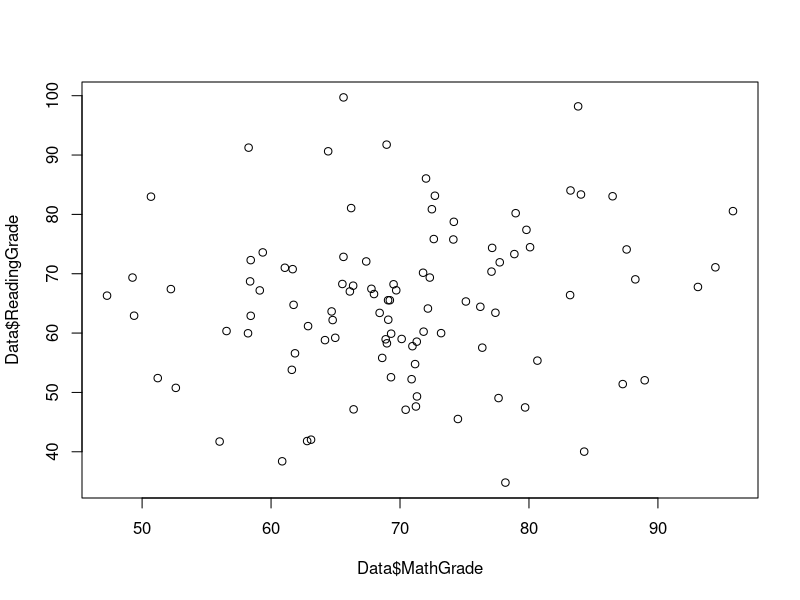
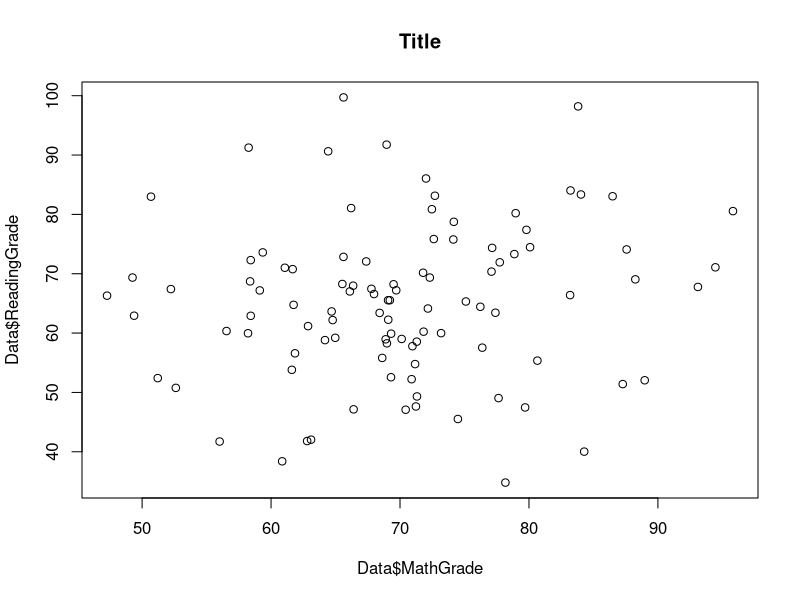
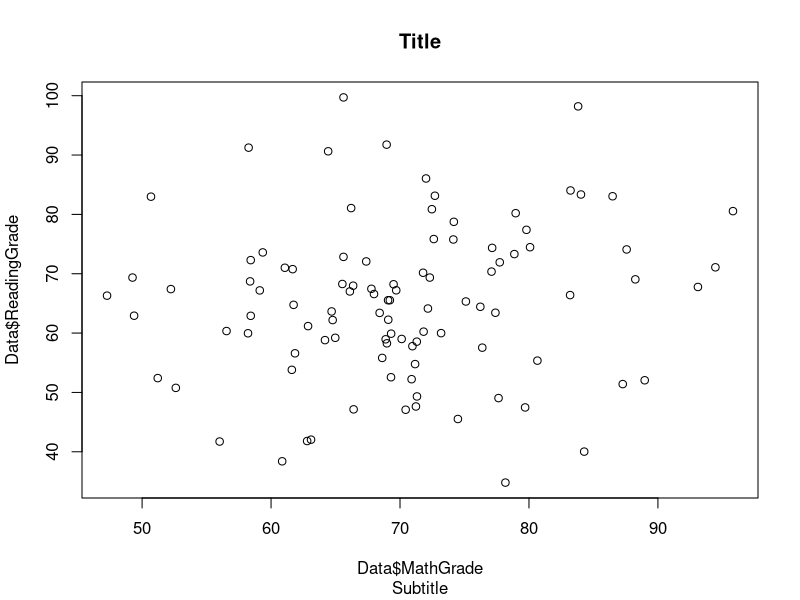
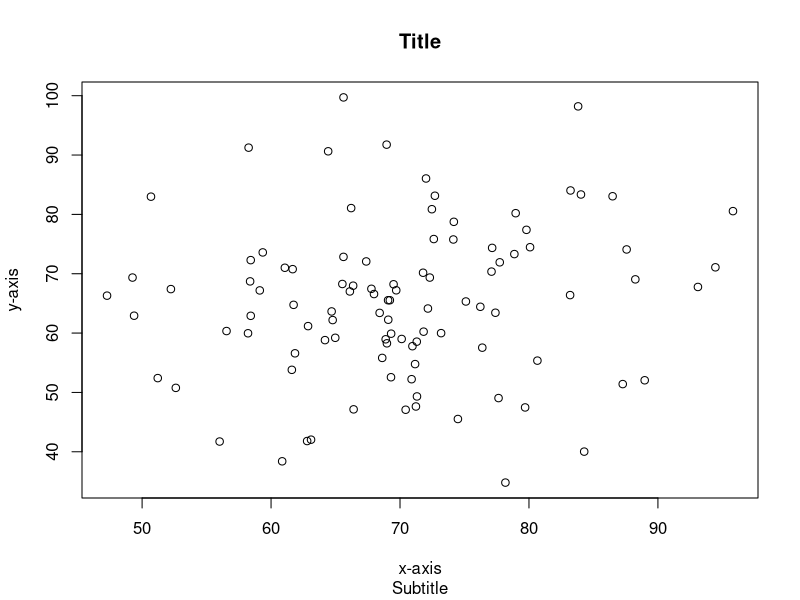
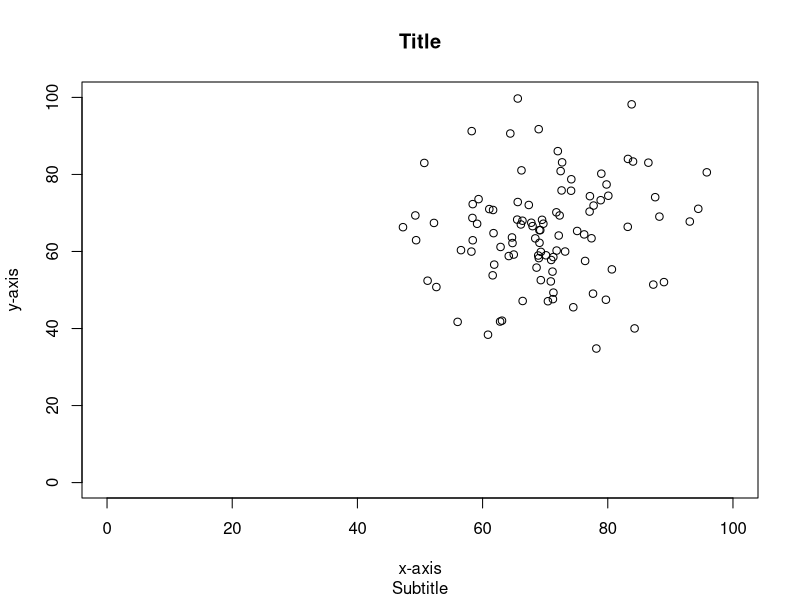
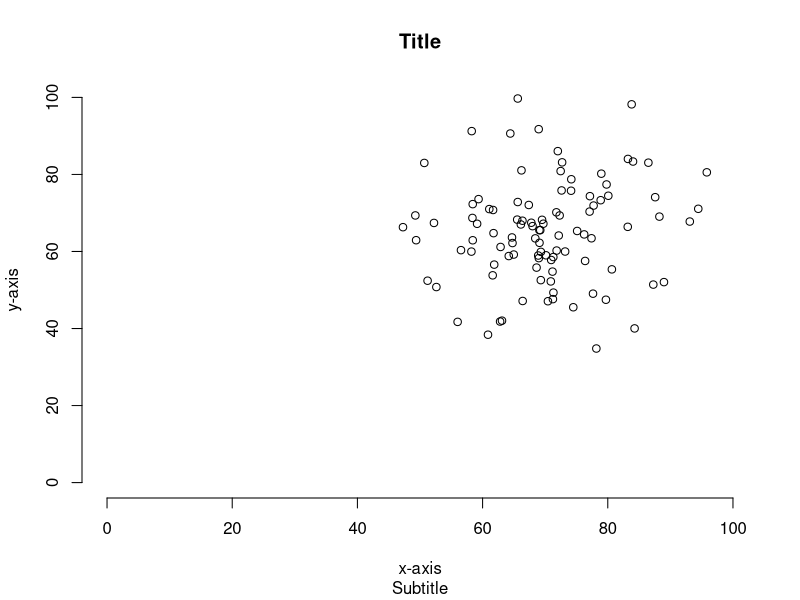
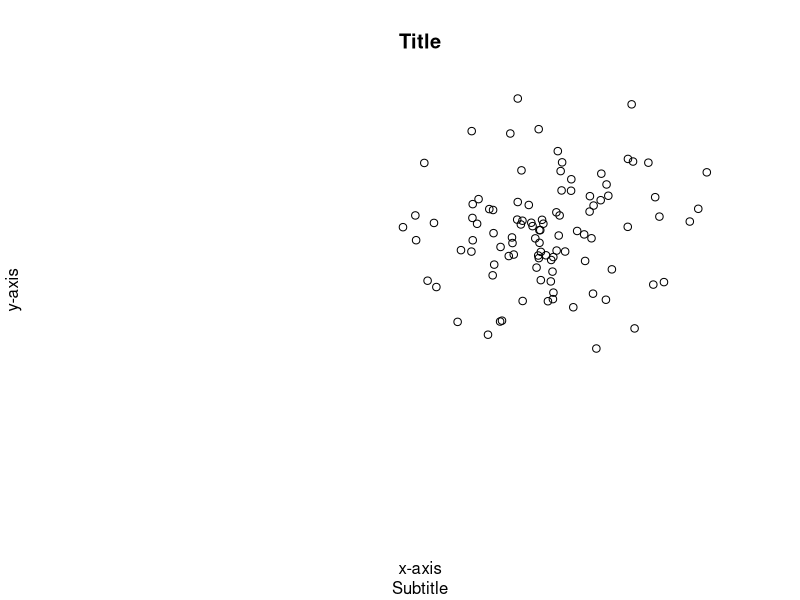
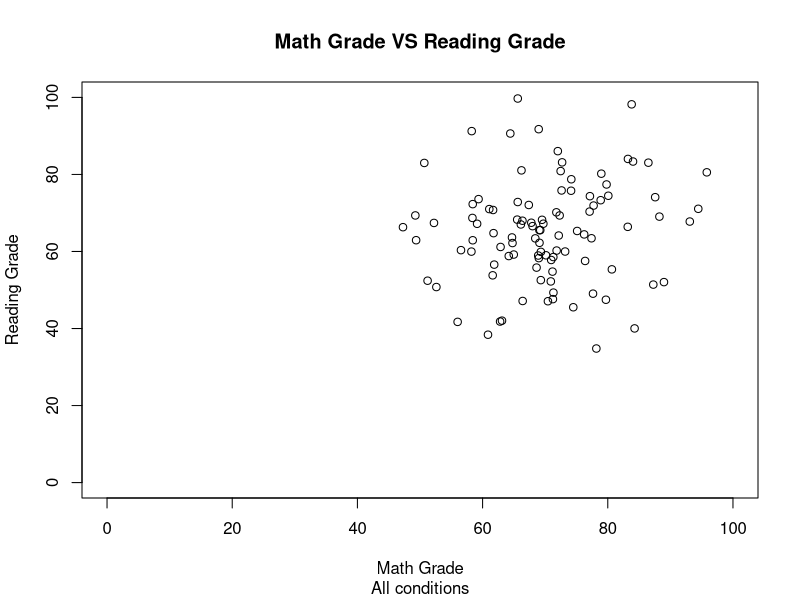

Source code (R) for these figures, in order:
## ---- chunk 1
set.seed(100)
MathGrade<-rnorm(n = 100, mean = 70, sd = 10)
set.seed(1000)
ReadingGrade<-rnorm(n = 100, mean = 65, sd = 13)
TestLocation<-c(rep("Classroom",50),rep("Home",50))
TestFormat<-c(rep("Paper",25),rep("Electronic",25),rep("Paper",25),rep("Electronic",25))
Data<-data.frame(MathGrade, ReadingGrade, TestLocation, TestFormat)

#Marginal Data Conditions
PaperTest<-Data[which(Data$TestFormat=="Paper"),]
ElectronicTest<-Data[which(Data$TestFormat=="Electronic"),]
Classroom<-Data[which(Data$TestLocation=="Classroom"),]
Home<-Data[which(Data$TestLocation=="Home"),]

#Cell Conditions
PaperTestHome<-Data[which(Data$TestFormat=="Paper" & Data$TestLocation=="Home"),]
PaperTestClassroom<-Data[which(Data$TestFormat=="Paper" & Data$TestLocation=="Classroom"),]
ElectronicTestHome<-Data[which(Data$TestFormat=="Electronic" & Data$TestLocation=="Home"),]
ElectronicTestClassroom<-Data[which(Data$TestFormat=="Electronic" & Data$TestLocation=="Classroom"),]
## ---- chunk 2
plot(Data$MathGrade,Data$ReadingGrade)
## ---- chunk 3
plot(Data$MathGrade,Data$ReadingGrade,main = "Title")
## ---- chunk 4
plot(Data$MathGrade,Data$ReadingGrade,main = "Title",sub = "Subtitle")
## ---- chunk 5
plot(Data$MathGrade,Data$ReadingGrade,main = "Title",sub = "Subtitle",
xlab = "x-axis", ylab = "y-axis")
## ---- chunk 6
plot(Data$MathGrade,Data$ReadingGrade,main = "Title",sub = "Subtitle",
xlab = "x-axis", ylab = "y-axis",xlim = c(0,100),ylim = c(0,100))
## ---- chunk 7
plot(Data$MathGrade,Data$ReadingGrade,main = "Title",sub = "Subtitle",
xlab = "x-axis", ylab = "y-axis",xlim = c(0,100),ylim = c(0,100),
frame.plot = F)
## ---- chunk 8
plot(Data$MathGrade,Data$ReadingGrade,main = "Title",sub = "Subtitle",
xlab = "x-axis", ylab = "y-axis",xlim = c(0,100),ylim = c(0,100),
axes = F)
## ---- chunk 9
plot(Data$MathGrade,Data$ReadingGrade,main = "Math Grade VS Reading Grade",
sub = "All conditions",xlab = "Math Grade", ylab = "Reading Grade",
xlim = c(0,100),ylim = c(0,100))
## ---- chunk 10
plot(PaperTest$MathGrade,PaperTest$ReadingGrade,main = "Math Grade VS Reading Grade",
sub = "Paper Test",xlab = "Math Grade", ylab = "Reading Grade",
xlim = c(0,100),ylim = c(0,100))
## ---- chunk 11
plot(ElectronicTest$MathGrade,ElectronicTest$ReadingGrade,
main = "Math Grade VS Reading Grade",sub = "Electronic Test",xlab = "Math Grade", 
ylab = "Reading Grade",xlim = c(0,100),ylim = c(0,100))
## ---- chunk 12
plot(Classroom$MathGrade,Classroom$ReadingGrade,main = "Math Grade VS Reading Grade",
sub = "Classroom",xlab = "Math Grade", ylab = "Reading Grade",
xlim = c(0,100),ylim = c(0,100))
## ---- chunk 13
plot(Home$MathGrade,Home$ReadingGrade,main = "Math Grade VS Reading Grade",sub = "Home",
xlab = "Math Grade", ylab = "Reading Grade",xlim = c(0,100),ylim = c(0,100))
## ---- chunk 14
par(mfrow=c(1,2))
## ---- chunk 15
par(mfrow=c(1,2))
plot(PaperTest$MathGrade,PaperTest$ReadingGrade,main = "Math Grade VS Reading Grade",
sub = "Paper Test",xlab = "Math Grade", ylab = "Reading Grade",
xlim = c(0,100),ylim = c(0,100))
plot(ElectronicTest$MathGrade,ElectronicTest$ReadingGrade,
main = "Math Grade VS Reading Grade",sub = "Electronic Test",xlab = "Math Grade",
ylab = "Reading Grade",xlim = c(0,100),ylim = c(0,100))
## ---- chunk 16
par(mfrow=c(1,2))
plot(Classroom$MathGrade,Classroom$ReadingGrade,main = "Math Grade VS Reading Grade",
sub = "In Classroom",xlab = "Math Grade", ylab = "Reading Grade",
xlim = c(0,100),ylim = c(0,100))
plot(Home$MathGrade,Home$ReadingGrade,main = "Math Grade VS Reading Grade",
sub = "At Home",xlab = "Math Grade", ylab = "Reading Grade",
xlim = c(0,100),ylim = c(0,100))
## ---- chunk 17
par(mfrow=c(1,1))
dev.off()
## ---- chunk 18
plot(PaperTest$MathGrade,PaperTest$ReadingGrade,main = "Math Grade VS Reading Grade",
sub = "Test Types",xlab = "Math Grade", ylab = "Reading Grade",
xlim = c(0,100),ylim = c(0,100))
points(ElectronicTest$MathGrade,ElectronicTest$ReadingGrade,col="blue",pch=2)

plot(Classroom$MathGrade,Classroom$ReadingGrade,main = "Math Grade VS Reading Grade",
sub = "Test Locations",xlab = "Math Grade", ylab = "Reading Grade",
xlim = c(0,100),ylim = c(0,100))
points(Home$MathGrade,Home$ReadingGrade,col="blue",pch=2)
## ---- chunk 19
plot(PaperTest$MathGrade,PaperTest$ReadingGrade,main = "Math Grade VS Reading Grade",
     sub = "Test Types",xlab = "Math Grade", ylab = "Reading Grade",
     xlim = c(0,100),ylim = c(0,100))
points(ElectronicTest$MathGrade,ElectronicTest$ReadingGrade,col="blue",pch=2)
legend("topleft",legend=c("Paper Test","Electronic Test"),col=c("Black","Blue"),
       pch=c(1,2))

plot(Classroom$MathGrade,Classroom$ReadingGrade,main = "Math Grade VS Reading Grade",
     sub = "Test Locations",xlab = "Math Grade", ylab = "Reading Grade",
     xlim = c(0,100),ylim = c(0,100))
points(Home$MathGrade,Home$ReadingGrade,col="blue",pch=2)
legend("bottomleft",legend=c("Classroom","Home"),col=c("Black","Blue"),pch=c(1,2))
## ---- chunk 20
par(mfrow=c(2,2))
plot(ElectronicTestClassroom$MathGrade,ElectronicTestClassroom$ReadingGrade,
     main = "Math Grade VS Reading Grade",sub = "Electronic/Classroom",xlab = "Math Grade",
     ylab = "Reading Grade",xlim = c(0,100),ylim = c(0,100))
plot(ElectronicTestHome$MathGrade,ElectronicTestHome$ReadingGrade,
     main = "Math Grade VS Reading Grade",sub = "Electronic/Home",xlab = "Math Grade",
     ylab = "Reading Grade",xlim = c(0,100),ylim = c(0,100))
plot(PaperTestClassroom$MathGrade,PaperTestClassroom$ReadingGrade,
     main = "Math Grade VS Reading Grade",sub = "Paper/Classroom",xlab = "Math Grade",
     ylab = "Reading Grade",xlim = c(0,100),ylim = c(0,100))
plot(PaperTestHome$MathGrade,PaperTestHome$ReadingGrade,
     main = "Math Grade VS Reading Grade",sub = "Paper/Home",xlab = "Math Grade",
     ylab = "Reading Grade",xlim = c(0,100),ylim = c(0,100))
par(mfrow=c(1,1))
## ---- chunk 21
plot(ElectronicTestClassroom$MathGrade,ElectronicTestClassroom$ReadingGrade,
     main = "Math Grade VS Reading Grade",sub = "Test Locations",xlab = "Math Grade", 
     ylab = "Reading Grade",xlim = c(0,100),ylim = c(0,100))
points(ElectronicTestHome$MathGrade,ElectronicTestHome$ReadingGrade,col="Blue",pch=2)
points(PaperTestClassroom$MathGrade,PaperTestClassroom$ReadingGrade,col="Orange",pch=3)
points(PaperTestHome$MathGrade,PaperTestHome$ReadingGrade,col="Red",pch=4)
legend("bottomleft",legend=c("Electronic/Classroom","Electronic/Home","Paper/Classroom",
                             "Paper/Home"),col=c("Black","Blue","Orange","Red"),pch=c(1,2,3,4))
## ---- chunk 22
mathmeanslocation<-c(mean(Home$MathGrade),mean(Classroom$MathGrade))
mathmeanstype<-c(mean(ElectronicTest$MathGrade),mean(PaperTest$MathGrade))
mathmeanstypelocation<-c(mean(ElectronicTestClassroom$MathGrade),
                         mean(ElectronicTestHome$MathGrade),
                         mean(PaperTestClassroom$MathGrade),
                         mean(PaperTestHome$MathGrade))

typelocationnameslong<-c("Electronic Test/Classrom","Electronic Test/Home",
                         "Paper Test/Classrom","Paper Test/Home")
typelocationnames<-c("Electronic Test","Electronic Test","Paper Test","Paper Test")
## ---- chunk 23
barplot(mathmeanstypelocation,names.arg = typelocationnameslong)
## ---- chunk 24
barplot(mathmeanstypelocation,names.arg = typelocationnameslong,
        col = c("Blue","Red","Blue","Red"))
## ---- chunk 25
barplot(mathmeanstypelocation,names.arg = typelocationnameslong,
        col = c("Blue","Red","Blue","Red"),main ="Math Grade Means",xlab ="Condition",
        ylab ="Mean Grade")
## ---- chunk 26
barplot(mathmeanstypelocation,names.arg = typelocationnames,
        col = c("Blue","Red","Blue","Red"),main ="Math Grade Means",xlab ="Condition",
        ylab ="Mean Grade",legend=c("Classroom","Home"))
## ---- chunk 27
barplot(mathmeanstypelocation,names.arg = typelocationnames,ylim=c(0,100),
        col = c("Blue","Red","Blue","Red"),main ="Math Grade Means",xlab ="Condition",
        ylab ="Mean Grade",legend=c("Classroom","Home"))
## ---- chunk 28
barplot(mathmeanstypelocation,names.arg = typelocationnames,ylim=c(0,100),las=2,
        col = c("Blue","Red","Blue","Red"),main ="Math Grade Means",xlab ="Condition",
        ylab ="Mean Grade",legend=c("Classroom","Home"))
## ---- chunk 29
barplot(mathmeanstypelocation,names.arg = typelocationnames,ylim=c(0,100),las=1,
        col = c("Blue","Red","Blue","Red"),main ="Math Grade Means",xlab ="Condition",
        ylab ="Mean Grade",legend=c("Classroom","Home"),space=c(0,0,.1,0))
## ---- chunk 30
hist(Data$MathGrade)
## ---- chunk 31
hist(Data$MathGrade,col = "Blue",border = "orange")
## ---- chunk 32
hist(Data$MathGrade,main = "Distribution of Math Grades",xlab = "Grades",
     ylab = "Count")
## ---- chunk 33
hist(Data$MathGrade,main = "Distribution of Math Grades",xlab = "Grades",
     ylab = "Count",xlim = c(0,100),ylim = c(0,25))
## ---- chunk 34
hist(Data$MathGrade,main = "Distribution of Math Grades",xlab = "Grades",
     ylab = "Count",xlim = c(0,100),ylim = c(0,25))
abline(h = 22,col="Red")
abline(v = 30,col="Blue")
abline(a = 0,b = 1,col="Black")
text(x=28,y=15,labels = "Sometimes the lines and text are pointless")
## ---- chunk 35
hist(Data$MathGrade,main = "Distribution of Math Grades",xlab = "Grades",
     ylab = "Count",xlim = c(0,100),ylim = c(0,25))
abline(h = 22,col="Red")
abline(v = 30,col="Blue")
abline(a = 0,b = 1,col="Black")
text(x=28,y=15,labels = "Sometimes the lines and text are pointless",
     col = "Blue",cex = 2)
## ---- chunk 36
boxplot(Data$MathGrade)
boxplot(Data$ReadingGrade)
## ---- chunk 37
boxplot(Data$MathGrade,Data$ReadingGrade)
## ---- chunk 38
boxplot(Data$MathGrade,Data$ReadingGrade,main="Box Plots")
## ---- chunk 39
boxplot(Data$MathGrade,Data$ReadingGrade,main="Box Plots",
        names = c("Math Grade","Reading Grade"))
## ---- chunk 40
boxplot(Data$MathGrade,Data$ReadingGrade,main="Box Plots",
        names = c("Math Grade","Reading Grade"),notch = T)
## ---- chunk 41
boxplot(Data$MathGrade,Data$ReadingGrade,main="Box Plots",
        names = c("Math Grade","Reading Grade"),outline = F)
## ---- chunk 42
boxplot(Data$MathGrade,Data$ReadingGrade,main="Box Plots",
        names = c("Math Grade","Reading Grade"),col = c("Red","Blue"))
## ---- chunk 43
boxplot(Data$MathGrade,Data$ReadingGrade,main="Box Plots",
        names = c("Math Grade","Reading Grade"),horizontal = T)
